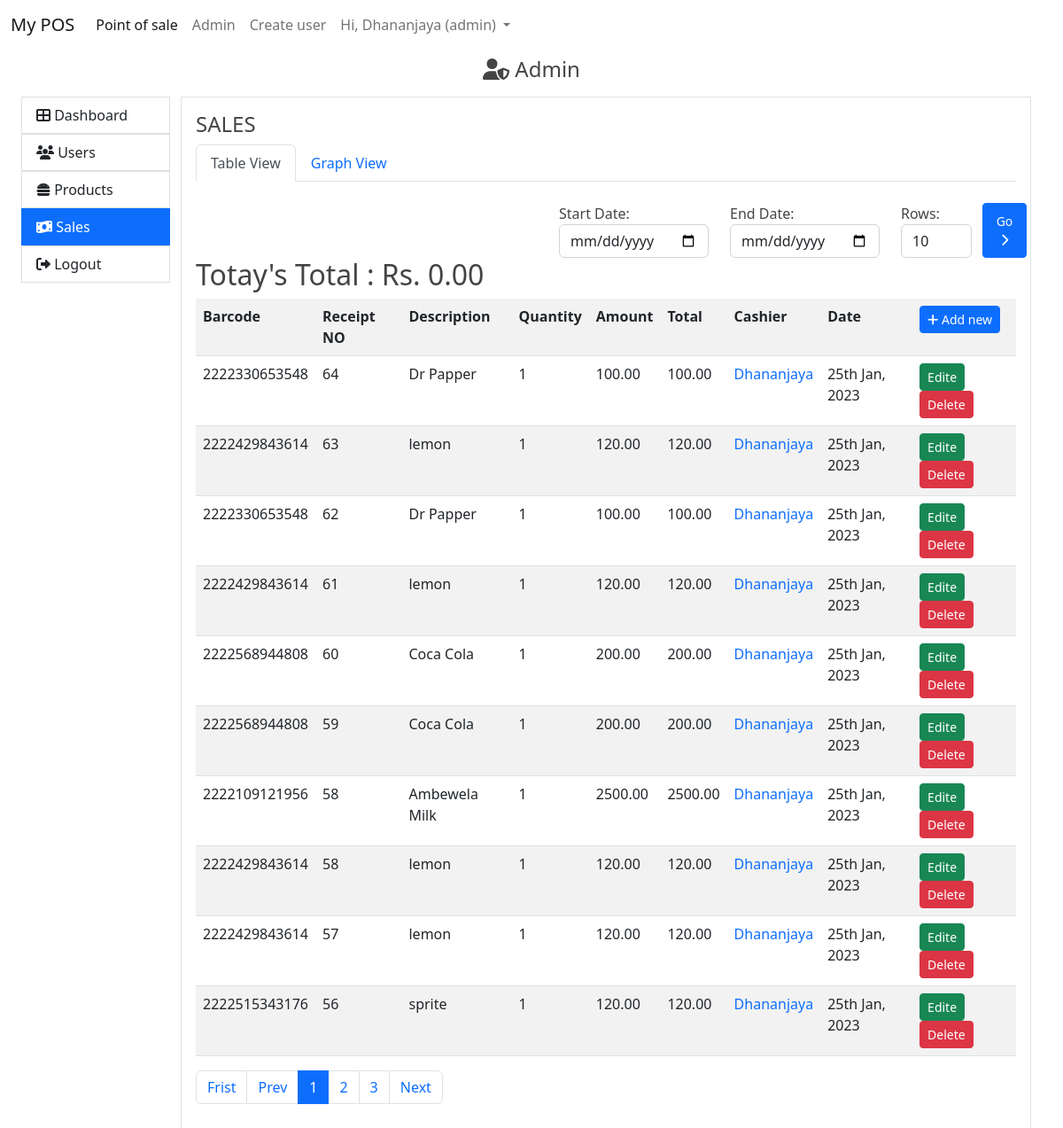
The app's page /index.php?pg=admin&tab=sales (signed in) with its own data.
### tables this page shows
CREATE TABLE `sales` (
  `id` int(11) NOT NULL,
  `barcode` varchar(20) NOT NULL,
  `receipt_no` int(11) NOT NULL,
  `description` varchar(60) NOT NULL,
  `qty` int(11) NOT NULL,
  `amount` decimal(10,2) NOT NULL,
  `total` decimal(10,2) NOT NULL,
  `date` datetime NOT NULL,
  `user_id` varchar(100) NOT NULL
);

CREATE TABLE `users` (
  `id` int(11) NOT NULL,
  `username` varchar(128) NOT NULL,
  `email` varchar(128) NOT NULL,
  `password` varchar(128) NOT NULL,
  `role` varchar(128) NOT NULL,
  `date` datetime NOT NULL,
  `image` varchar(128) NOT NULL,
  `gender` varchar(10) NOT NULL DEFAULT 'male',
  `deletable` tinyint(1) NOT NULL DEFAULT 1
);

### app/core/database.php (called while the page is built)
<?php
class Database
{
	protected function db_connect()
	{
		$DBHOST = "localhost";
		$DBNAME = "pos_db";
		$DBUSER = "root";
		$DBPASS = "";
		$DBDRIVER = "mysql";
		try {
			$con = new PDO("$DBDRIVER:host=$DBHOST;dbname=$DBNAME",$DBUSER,$DBPASS);
		} catch (Exception $e) {
			echo $e->getMessage();
		}
		return $con;
	}
	public function query($query,$data=array())
	{
		$con = $this->db_connect();
		$smt = $con->prepare($query);
		$check = $smt->execute($data);
		if($check)
		{
			$result = $smt->fetchAll(PDO::FETCH_ASSOC);
			if(is_array($result) && count($result) > 0)
			{
				return $result;
			}
		}
		return false;
	}
}

### app/core/functions.php (called while the page is built, shortened)
<?php
function esc($str)
{
	return htmlspecialchars($str);
}
function get_user_by_id($id)
{
	$user = new User();
	return $user->first(['id'=>$id]);
}

### app/core/init.php (called while the page is built, shortened)
<?php
require "../app/core/functions.php";
require "../app/core/database.php";
require "../app/core/model.php";
function my_function($classname)
{
	$filename = "../app/models/".ucfirst($classname).".php";
}

### app/core/model.php (called while the page is built, shortened)
<?php
class Model extends Database
{
	public function first($data)
	{
		$keys = array_keys($data);
		$query = "SELECT * FROM $this->table WHERE ";
		foreach ($keys as $key)
		{
			$query .= "$key = :$key && ";
		}
		$query = trim($query,"&& ");
		$db = new Database;
		if ($res = $db->query($query,$data)) {
			return $res[0];
		}
		return false;
	}
}

### app/views/admin/sales.view.php (the view, shortened to what this page needs)
<ul class="nav nav-tabs">
  <li class="nav-item">
    <a class="nav-link <?=($section == 'table') ? 'active':''?>" aria-current="page" href="index.php?pg=admin&tab=sales">
    	Table View
  	</a>
  </li>
  <li class="nav-item">
    <a class="nav-link <?=($section == 'graph') ? 'active':''?>" href="index.php?pg=admin&tab=sales&s=graph">
   		Graph View
  	</a>
  </li>
</ul>
<br>
<?php if($section == 'table'): ?>
<div>
		<form class="row float-end" method="get">
			<div class="col">
				<label for="start">Start Date:</label>
				<input class="form-control" id="start" type="date" name="start" value="<?=!empty($_GET['start']) ? $_GET['start']:''?>">
			</div>
			<div class="col">
				<label for="end">End Date:</label>
				<input class="form-control" id="end" type="date" name="end" value="<?=!empty($_GET['end']) ? $_GET['end']:''?>">
			</div>
			<div class="col">
				<label for="limit">Rows:</label>
				<input style="max-width: 80px;" class="form-control" id="limit" type="number" min="1" name="limit" value="<?=!empty($_GET['limit']) ? $_GET['limit']:'10'?>">
			</div>
			<button style="max-width: 50px;" class="btn btn-sm btn-primary col">Go <i class="fa fa-chevron-right"></i> </button>
	</form>
</div>
<div class="table-responsive">
	<h2>Totay's Total : Rs. <?=number_format($sales_total,2)?></h2>
	<table class="table table-striped table-hover">
		<tr>
			<th>Barcode</th>
			<th>Receipt NO</th>
			<th>Description</th>
			<th>Quantity</th>
			<th>Amount</th>
			<th>Total</th>
			<th>Cashier</th>
			<th>Date</th>
			<th>
				<a href="index.php?pg=home">
					<button class="btn btn-primary btn-sm"> <i class="fa fa-plus"></i> Add new</button>
				</a>
			</th>
		</tr>
<?php if(!empty($sales)):?>
	<?php foreach($sales as $sale):?>
				<tr>
					<td><?=esc($sale['barcode'])?></td>
					<td><?=esc($sale['receipt_no'])?></td>
					<td><?=esc($sale['description'])?></td>
					<td><?=esc($sale['qty'])?></td>
					<td><?=esc($sale['amount'])?></td>
					<td><?=esc($sale['total'])?></td>
					<?php
					 $cashier = get_user_by_id($sale['user_id']);
					 if (empty($cashier)) {
					 	$name = "Unknown";
					 	$namelink = "#";
					 }else{
					 	$name = $cashier['username'];
					 	$namelink = "index.php?pg=profile&id=". $cashier['id'];
					 }
					?>
					<td>
						<a href="<?=esc($namelink)?>">
							<?=esc($name)?>
						</a>
					</td>
					<td><?=date("jS M, Y", strtotime($sale['date']))?></td>
					<td>
						<a href="index.php?pg=sale-edit&id=<?=$sale['id']?>">
							<button class="btn btn-success btn-sm">Edite</button>
						</a>
						<a href="index.php?pg=sale-delete&id=<?=$sale['id']?>">
							<button class="btn btn-danger btn-sm">Delete</button>
						</a>
					</td>
				</tr>
			<?php endforeach;?>
		<?php endif;?>
	</table>
</div>
<?php endif;?>

### public/assets/css/main.css (style rules this page uses)
body a { text-decoration: none; }

### records on screen
sales: barcode "2222330653548", receipt_no "64", description "Dr Papper", qty "1", amount "100.00", total "100.00", user.username "Dhananjaya", date "25th Jan, 2023"
sales: barcode "2222429843614", receipt_no "63", description "lemon", qty "1", amount "120.00", total "120.00", user.username "Dhananjaya", date "25th Jan, 2023"
sales: barcode "2222330653548", receipt_no "62", description "Dr Papper", qty "1", amount "100.00", total "100.00", user.username "Dhananjaya", date "25th Jan, 2023"
sales: barcode "2222429843614", receipt_no "61", description "lemon", qty "1", amount "120.00", total "120.00", user.username "Dhananjaya", date "25th Jan, 2023"
sales: barcode "2222568944808", receipt_no "60", description "Coca Cola", qty "1", amount "200.00", total "200.00", user.username "Dhananjaya", date "25th Jan, 2023"
sales: barcode "2222568944808", receipt_no "59", description "Coca Cola", qty "1", amount "200.00", total "200.00", user.username "Dhananjaya", date "25th Jan, 2023"
sales: barcode "2222109121956", receipt_no "58", description "Ambewela Milk", qty "1", amount "2500.00", total "2500.00", user.username "Dhananjaya", date "25th Jan, 2023"
sales: barcode "2222429843614", receipt_no "58", description "lemon", qty "1", amount "120.00", total "120.00", user.username "Dhananjaya", date "25th Jan, 2023"
sales: barcode "2222429843614", receipt_no "57", description "lemon", qty "1", amount "120.00", total "120.00", user.username "Dhananjaya", date "25th Jan, 2023"
sales: barcode "2222515343176", receipt_no "56", description "sprite", qty "1", amount "120.00", total "120.00", user.username "Dhananjaya", date "25th Jan, 2023"

### other values on screen
APP_NAME "My POS"
auth('username') "Dhananjaya"
Auth::get('role') "admin"
$tab "SALES"
$sales_total "0.00"
$page_number "1"
$page_number + $i "2"
$page_number + $i "3"
